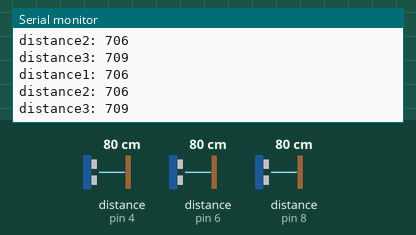
Bench run of a sketch on a simulated Arduino Uno, built with avr-gcc and run on an emulated ATmega328P. Shown: the last lines printed to the serial monitor. Wiring (inferred from the names in the program): 3 × ultrasonic range finder: trigger pin 3, echo pin 4 / trigger pin 5, echo pin 6 / trigger pin 7, echo pin 8. Inputs (shaded band) come from the test bench; at power-on: distance to the obstacle (sensors on pin 4, pin 6, pin 8) 80 cm. The echo pulse lasts 58.3 µs per cm.

Above: at 1.3 s.
1.4 s: distance to the obstacle (sensor on pin 4) set to 2 cm
At 2.0 s:
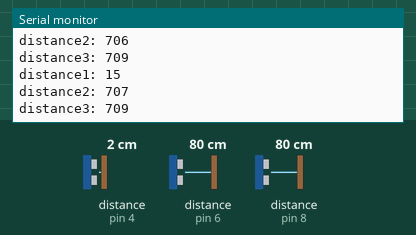
2.9 s: distance to the obstacle (sensor on pin 6) set to 2 cm
At 3.5 s:
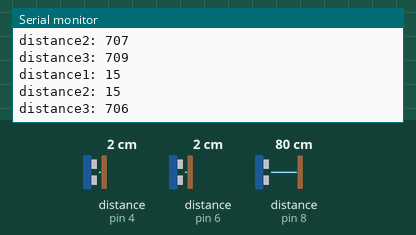
4.4 s: distance to the obstacle (sensor on pin 8) set to 2 cm
At 5.0 s:
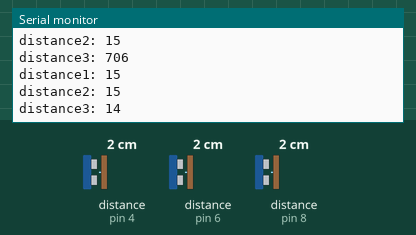
5.9 s: distance to the obstacle (sensor on pin 4) set to 4 cm
At 6.5 s:
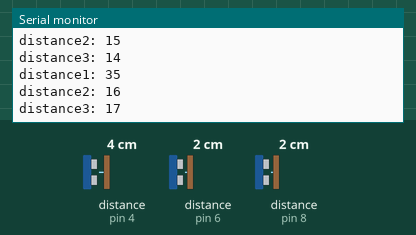
7.4 s: distance to the obstacle (sensor on pin 6) set to 4 cm
At 8.0 s:
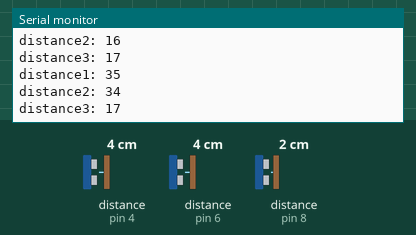
8.9 s: distance to the obstacle (sensor on pin 8) set to 4 cm
At 9.5 s:
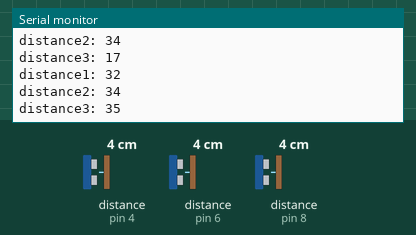
Timing chart, 0 to 11.4 s (numbered marks = the images above; inputs shaded):
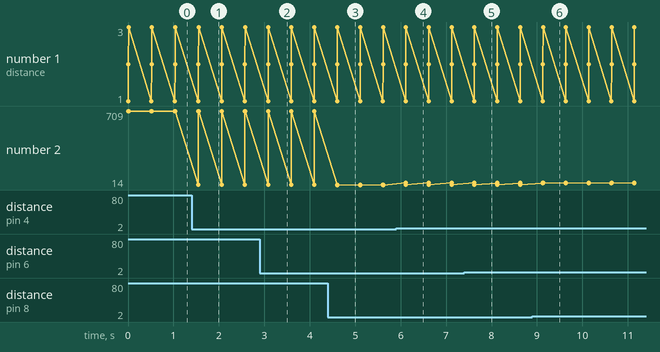

Measured:
- after the input at 1.4 s, the serial monitor: prints a new line after 0.15 s (image 1)
- after the input at 2.9 s, the serial monitor: prints a new line after 0.19 s (image 2)
- after the input at 4.4 s, the serial monitor: prints a new line after 0.21 s (image 3)
- after the input at 5.9 s, the serial monitor: prints a new line after 0.21 s (image 4)
- after the input at 7.4 s, the serial monitor: prints a new line after 0.22 s (image 5)
- after the input at 8.9 s, the serial monitor: prints a new line after 0.23 s (image 6)
- plotted number 2: 706 → 14 after the input at 4.4 s

The sketch:

sonar3.ino
```cpp
#define TRIG1 3  // 초음파 센서 1번 TRIG 핀 번호
#define ECHO1 4

#define TRIG2 5  // 초음파 센서 1번 TRIG 핀 번호
#define ECHO2 6

#define TRIG3 7  // 초음파 센서 1번 TRIG 핀 번호
#define ECHO3 8
void setup() {
  // put your setup code here, to run once:
  pinMode(TRIG1, OUTPUT);
  pinMode(ECHO1,  INPUT);

  pinMode(TRIG2, OUTPUT);
  pinMode(ECHO2,  INPUT);

  pinMode(TRIG3, OUTPUT);
  pinMode(ECHO3,  INPUT);

  Serial.begin(115200);  //통신속도를 115200으로 정의함
}
long sonar1(void)
{
  long duration, distance;
  digitalWrite(TRIG1, HIGH);
  delayMicroseconds(10);
  digitalWrite(TRIG1, LOW);
  duration = pulseIn(ECHO1, HIGH);
  distance = (  (float) (304*duration)/1000)/2;
  return distance;
}
long sonar2(void)
{
  long duration, distance;
  digitalWrite(TRIG2, HIGH);
  delayMicroseconds(10);
  digitalWrite(TRIG2, LOW);
  duration = pulseIn(ECHO2, HIGH);
  distance = (  (float) (304*duration)/1000)/2;
  return distance;
}
long sonar3(void)
{
  long duration, distance;
  digitalWrite(TRIG3, HIGH);
  delayMicroseconds(10);
  digitalWrite(TRIG3, LOW);
  duration = pulseIn(ECHO3, HIGH);
  distance = (  (float) (304*duration)/1000)/2;
  return distance;
}
void loop()
{
  // put your main code here, to run repeatedly:

 // Serial.print("duration: ");
  //Serial.println(duration);
  Serial.print("distance1: ");
  Serial.println(sonar1());
  Serial.print("distance2: ");
  Serial.println(sonar2());
  Serial.print("distance3: ");
  Serial.println(sonar3());
  delay(500);
}
```
